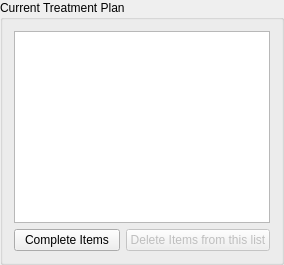
                <widget class="QGroupBox" name="treatmentPlan_groupBox" >
                 <property name="title" >
                  <string>Current Treatment Plan</string>
                 </property>
                 <layout class="QVBoxLayout" name="verticalLayout_13" >
                  <item>
                   <widget class="QTextBrowser" name="treatmentPlanTextBrowser" />
                  </item>
                  <item>
                   <layout class="QHBoxLayout" name="horizontalLayout_5" >
                    <item>
                     <widget class="QPushButton" name="completePlanItems_pushButton" >
                      <property name="text" >
                       <string>Complete Items</string>
                      </property>
                      <property name="icon" >
                       <iconset resource="../resources/resources.qrc" >
                        <normaloff>:/forward.png</normaloff>:/forward.png</iconset>
                      </property>
                     </widget>
                    </item>
                    <item>
                     <widget class="QPushButton" name="completedItems_pushButton" >
                      <property name="enabled" >
                       <bool>false</bool>
                      </property>
                      <property name="text" >
                       <string>Delete Items from this list</string>
                      </property>
                     </widget>
                    </item>
                   </layout>
                  </item>
                 </layout>
                </widget>
